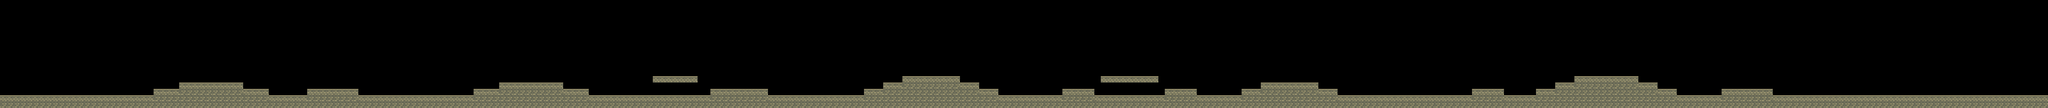

Tiled map render using the project's own tile images. Description and the map definition, with tile-layer contents summarised, below:
An orthogonal 320x17 tile map with 32x32 px tiles, 1 tile layer (terrain) and 51 objects (6x bandage, 4x sentinel, 4x archer, 3x spearman, spawn, ...).

<map version="1.10" tiledversion="1.11.2" orientation="orthogonal" renderorder="right-down" width="320" height="17" tilewidth="32" tileheight="32" infinite="0" nextlayerid="4" nextobjectid="59">
  <tileset firstgid="1" name="paving" tilewidth="32" tileheight="32" tilecount="2" columns="2">
    <image source="paving.png" width="64" height="32" />
  </tileset>
  <layer id="1" name="terrain" width="320" height="17">
    <data>[5440 cells, 869 non-empty, 2 distinct tile ids]</data>
  </layer>
  <objectgroup id="2" name="collisions">
    <object id="1" x="0" y="480" width="10240" height="64" />
    <object id="2" x="768" y="448" width="128" height="32" />
    <object id="3" x="896" y="416" width="320" height="64" />
    <object id="4" x="1216" y="448" width="128" height="32" />
    <object id="5" x="1536" y="448" width="256" height="32" />
    <object id="6" x="2368" y="448" width="128" height="32" />
    <object id="7" x="2496" y="416" width="320" height="64" />
    <object id="8" x="2816" y="448" width="128" height="32" />
    <object id="9" x="3264" y="384" width="224" height="32" />
    <object id="10" x="3552" y="448" width="288" height="32" />
    <object id="11" x="4320" y="448" width="96" height="32" />
    <object id="12" x="4416" y="416" width="96" height="64" />
    <object id="13" x="4512" y="384" width="288" height="96" />
    <object id="14" x="4800" y="416" width="96" height="64" />
    <object id="15" x="4896" y="448" width="96" height="32" />
    <object id="16" x="5312" y="448" width="160" height="32" />
    <object id="17" x="5504" y="384" width="288" height="32" />
    <object id="18" x="5824" y="448" width="160" height="32" />
    <object id="19" x="6208" y="448" width="96" height="32" />
    <object id="20" x="6304" y="416" width="288" height="64" />
    <object id="21" x="6592" y="448" width="96" height="32" />
    <object id="22" x="7360" y="448" width="160" height="32" />
    <object id="23" x="7680" y="448" width="96" height="32" />
    <object id="24" x="7776" y="416" width="96" height="64" />
    <object id="25" x="7872" y="384" width="320" height="96" />
    <object id="26" x="8192" y="416" width="96" height="64" />
    <object id="27" x="8288" y="448" width="96" height="32" />
    <object id="28" x="8608" y="448" width="256" height="32" />
  </objectgroup>
  <objectgroup id="3" name="entities">
    <object id="29" x="112" y="480" type="spawn">
      <point />
    </object>
    <object id="30" x="6848" y="480" type="checkpoint">
      <point />
    </object>
    <object id="31" x="632" y="480" type="sentinel">
      <point />
    </object>
    <object id="32" x="1088" y="416" type="archer">
      <point />
    </object>
    <object id="33" x="1650" y="448" type="spearman">
      <point />
    </object>
    <object id="34" x="2700" y="416" type="sentinel">
      <point />
    </object>
    <object id="35" x="3664" y="448" type="archer">
      <point />
    </object>
    <object id="36" x="4660" y="384" type="spearman">
      <point />
    </object>
    <object id="37" x="5680" y="384" type="archer">
      <point />
    </object>
    <object id="38" x="6448" y="416" type="sentinel">
      <point />
    </object>
    <object id="39" x="7456" y="448" type="sentinel">
      <point />
    </object>
    <object id="40" x="8020" y="384" type="spearman">
      <point />
    </object>
    <object id="41" x="8752" y="448" type="archer">
      <point />
    </object>
    <object id="42" x="9568" y="480" type="relief_duelist">
      <point />
    </object>
    <object id="43" x="920" y="388" type="bandage" width="24" height="28" />
    <object id="46" x="2900" y="420" type="bandage" width="24" height="28" />
    <object id="49" x="4916" y="420" type="bandage" width="24" height="28" />
    <object id="52" x="6640" y="420" type="bandage" width="24" height="28" />
    <object id="54" x="8072" y="356" type="bandage" width="24" height="28" />
    <object id="55" x="8912" y="452" type="bandage" width="24" height="28" />
    <object id="56" x="9184" y="224" type="arena" width="704" height="256" />
    <object id="57" x="9888" y="224" type="gate" width="32" height="256" />
    <object id="58" x="10048" y="370" type="exit" width="128" height="110" />
  </objectgroup>
</map>
